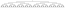

The gnuplot source for this figure:
#
# LARGE BINARY SEARCH TREE
#
NUMBER_OF_NODES  = (1 << 7) - 1
NUMBER_OF_LEVELS = log(NUMBER_OF_NODES+1)/log(2)

dx = real(1)
dy = real(1)

WIDTH  = dx * (NUMBER_OF_NODES  + 1) / 2 + 1
HEIGHT = dy * (NUMBER_OF_LEVELS - 1) + 2

load "docs/plots/figures/graph.gnuplot"
load "docs/plots/components.gnuplot"
load "docs/plots/ruler.gnuplot"
load "docs/plots/colors.gnuplot"


SPOT_SIZE = 0.2


Y_OFFSET = 1
X_OFFSET = 0

COLOR_1 = BLACK
COLOR_2 = BLUE
COLOR_3 = CYAN
COLOR_4 = PINK
COLOR_5 = ORANGE

do for [level=1:(NUMBER_OF_LEVELS-1)] {
    do for [x=1:WIDTH:dx * (1 << level)] {
        X = x + (1 << (level-1)) * dx + dx/2 - dx
        Y = dy * (NUMBER_OF_LEVELS - level - 1)
        eval spot(X, Y, COLOR_1)
        eval line(X, Y, X - dx/2 * (1 << (level-1)), Y + dy, 0, 1, BLACK)
        eval line(X, Y, X + dx/2 * (1 << (level-1)), Y + dy, 0, 1, BLACK)
    }
}

do for [x=1:WIDTH-1:dx] {
    X = x
    Y = dy * NUMBER_OF_LEVELS - 1
    eval spot(X, Y, COLOR_1)
}

plot NaN notitle
